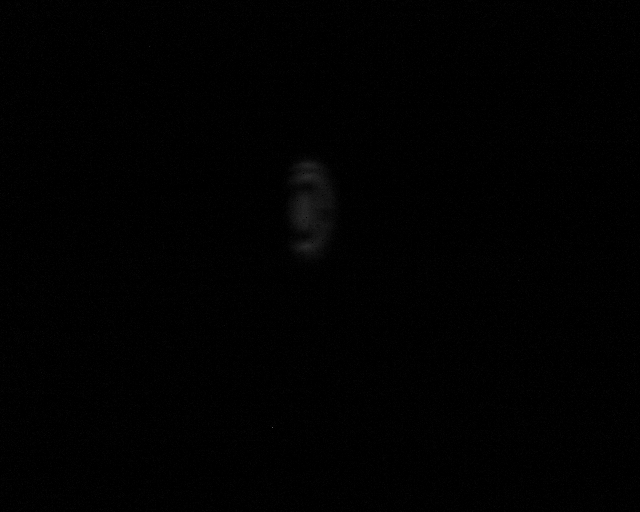
#> input picture MQO/experiment_folder/processed/104_6_FILTER.png, 640 x 512 px; its folder holds 8 pictures in this run; the run also reads 1 picture not shown here
$ jupyter execute --allow-errors Wavelength_calibration.ipynb
#> lines starting #> are read from the running program, lines starting #| are printed output that depends on the picture
[cell 1]
import re
from pathlib import Path
import numpy as np
from PIL import Image

# ==========================================
# НАСТРОЙКИ ПУТЕЙ
# ==========================================
# Корневая папка лабораторной работы
BASE_DIR = Path(r"C:\Users\RedBrean\Documents\MIPT\term2\MQO\experiment_folder")
INPUT_DIR = Path(r"C:\Users\RedBrean\Pictures\RQC\26_06_2026")
# INPUT_DIR = BASE_DIR / "raw_data"
OUTPUT_DIR = BASE_DIR / "processed"


# Создаем выходную директорию, если её нет
OUTPUT_DIR.mkdir(parents=True, exist_ok=True)

# ==========================================
# ФУНКЦИИ ОБРАБОТКИ ИЗОБРАЖЕНИЙ
# ==========================================

# [34 lines left out: functions load_image, combine_images, save_image, not called in this run]


# ==========================================
# ГРУППИРОВКА ФАЙЛОВ
# ==========================================

groups = {}

# Регулярное выражение для поиска даты/времени в названии
timestamp_pattern = re.compile(r"(.+?)_\d{4}-\d{2}-\d{2}T")

for file in INPUT_DIR.glob("*.png"):
    name = file.stem

    if "_NOISE_" in name:
        key = name.split("_NOISE_")[0]
        kind = "noise"
    else:
        match = timestamp_pattern.match(name)
        key = match.group(1) if match else "_".join(name.split("_")[:2])
        kind = "signal"

    groups.setdefault(key, {"signal": [], "noise": []})
    groups[key][kind].append(file)

# ==========================================
# ОСНОВНОЙ ЦИКЛ ОБРАБОТКИ
# ==========================================

print(f"Старт обработки файлов из: {INPUT_DIR}\n" + "-"*50)

for key, data in sorted(groups.items()):
    signal_files = data["signal"]
    noise_files = data["noise"]

    if not signal_files:
        print(f"Предупреждение: Для группы '{key}' нет файлов сигнала. Пропускаем.")
        continue

    print(f"Обработка группы: {key}")
    print(f"  └─ Сигнальных кадров: {len(signal_files)}")
    print(f"  └─ Шумовых кадров (dark frames): {len(noise_files)}")

    # Усредняем медианой для защиты от выбросов
    signal_avg = combine_images(signal_files, method="mean")

    if noise_files:
        noise_avg = combine_images(noise_files, method="mean")
        # Вычитание темнового кадра (шума)
        result = signal_avg - noise_avg
    else:
        result = signal_avg

    # Убираем отрицательные пиксели, которые могли возникнуть при вычитании шума
    result = np.maximum(result, 0)

    # Сохраняем результат
    output_path = OUTPUT_DIR / f"{key}.png"
    save_image(result, output_path)

print("-"*50)
print("Готово! Чистые данные лежат здесь:")
print(OUTPUT_DIR)

[cell 2]
import os
import numpy as np
import pandas as pd
import matplotlib.pyplot as plt
from PIL import Image
import seaborn as sns  # Удобно для красивых графиков с группировкой
from scipy.optimize import curve_fit
from scipy.signal import find_peaks, savgol_filter
from sklearn.metrics import r2_score


class CrystalExperiment:
    """
    Класс отдельного эксперимента.
    Хранит метаданные в виде произвольного словаря, осуществляет калибровку
    и анализ интерференционной картины. Все результаты сохраняются в поля класса.
    """
    C_LIGHT = 299_792_458

    def __init__(self, filter_filename, nofilter_filename, metadata=None, config=None):
        self.filter_filename = filter_filename
        self.nofilter_filename = nofilter_filename

        # Хранилище для любых параметров эксперимента (дистанция, щель, ток и т.д.)
        self.metadata = metadata if metadata is not None else {}

        if config is None:
            config = {
                "left": 250, "right": 370,
                "top": 140, "bottom": 275,
                "target_wavelength": 808.0,
                "output_dir": "analysis_output",
                "stripe_width": 3,
                "savgol_window": 13,
                "savgol_poly": 2,
                "peak_prominence": 0.008,
                "valley_prominence": 0.008,
                "peak_distance": 6,
                "peak_height_min": 0.12
            }
        self.config = config

        self.filter_dir = os.path.join(config["output_dir"], "filter_fits")
        self.nofilter_dir = os.path.join(config["output_dir"], "nofilter_spectra")

        # --- ПОЛЯ КЛАССА ДЛЯ ХРАНЕНИЯ РЕЗУЛЬТАТОВ ---
        # Результаты калибровки (Fit)
        self.alpha = None
        self.beta = None
        self.shift = None
        self.scale = None
        self.r2 = None

        # Массивы данных
        self.img_nf = None
        self.crop_nf = None
        self.spectrum_nf = None
        self.slice_808 = None
        self.smoothed_slice = None

        # Экстремумы и координаты
        self.pixel808 = None
        self.peaks_idx = []
        self.valleys_idx = []
        self.paired_extrema = []
        self.local_visibilities = []

        # Ключевые физические метрики
        self.visibility = 0.0
        self.intensity_max_slice = 0.0
        self.intensity_808_exact = 0.0
        self.intensity_808_avg = 0.0
        self.intensity_total = 0.0

        self.log_line = ""

    @staticmethod
    def _gaussian(w, w0, sig):
        return np.exp(-0.5 * ((w - w0) / sig) ** 2)

    @staticmethod
    def _convert_w_to_l(func, w_range, *params):
        l_range = 2 * np.pi * CrystalExperiment.C_LIGHT / w_range * 1e-3
        y_w = func(w_range, *params)
        y_l = y_w / l_range**2
        y_l /= np.max(y_l)
        return y_l

    @staticmethod
    def _gfit(pix, alpha, beta, shift, scale):
        wavelength = shift + scale * pix
        c_factor = 2 * np.pi * CrystalExperiment.C_LIGHT * 1e-3
        ang_freq = c_factor / wavelength
        l0 = 810
        l_fwhm = 10
        w0 = c_factor / l0
        w_fwhm = c_factor * l_fwhm / (l0**2 - (l_fwhm / 2)**2)
        sig_w = w_fwhm / (2 * np.sqrt(2 * np.log(2)))
        y_l = CrystalExperiment._convert_w_to_l(CrystalExperiment._gaussian, ang_freq, w0, sig_w)
        y_l /= np.max(y_l)
        return beta + alpha * y_l

    def _load_image(self, filename):
#> called with filename = '104_6_FILTER.png'
        img = Image.open(f"processed/{filename}").convert("L")
        img = np.array(img, dtype=float)
#> img: shape (512, 640) float64
        img /= np.max(img)
        return img

    def _get_crop(self, img):
        return img[self.config["top"]:self.config["bottom"], self.config["left"]:self.config["right"]]
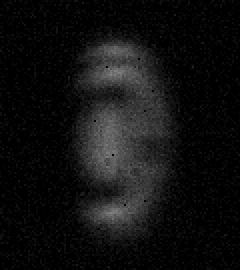
#> returned value: shape (135, 120) float64 (shown 2 times larger); min 0, max 0.506, mean 0.0647

    def _get_meta_string(self):
        """Красивая строка со всеми параметрами для графиков и логов"""
        if not self.metadata:
            return "No Meta"
        return ", ".join([f"{k}: {v}" for k, v in self.metadata.items()])

    def run_calibration(self):
        img = self._load_image(self.filter_filename)
        crop = self._get_crop(img)
        x_pix = np.arange(self.config["left"], self.config["right"])
        y_exp = np.trapezoid(crop, axis=0)
#> y_exp = 120 values, max 29.9 at index 56, min 0.865 at index 107, mean 8.72
        y_exp /= np.max(y_exp)
#> y_exp = 120 values, max 1 at index 56, min 0.0289 at index 107, mean 0.292

        p0 = [1.0, 0.1, 696.5, 0.37]
        popt, _ = curve_fit(self._gfit, x_pix, y_exp, p0=p0, maxfev=10000)
#> popt = [0.944, 0.0347, 709, 0.326]
        y_fit = self._gfit(x_pix, *popt)
#> y_fit = 120 values, max 0.979 at index 59, min 0.0347 at index 0, mean 0.292

        # Сохраняем результаты калибровки в явные поля класса
        self.alpha = popt[0]
#> self.alpha = 0.944
        self.beta = popt[1]
#> self.beta = 0.0347
        self.shift = popt[2]
#> self.shift = 709
        self.scale = popt[3]
#> self.scale = 0.326
        self.r2 = r2_score(y_exp, y_fit)
#> self.r2 = 0.985

        # Временный контекст для отрисовки локального графика калибровки
        self._tmp_calib = {"image": img, "crop": crop, "x_pix": x_pix, "y_exp": y_exp, "y_fit": y_fit}

    def process_nofilter_data(self):
        if self.shift is None or self.scale is None:
            raise ValueError("Калибровка не проведена или завершилась с ошибкой!")

        self.img_nf = self._load_image(self.nofilter_filename)
#> call 2 of _load_image, with filename = '104_6_NOFILTER.png'
#> in _load_image (call 2), `img = np.array(img, dtype=float)`:
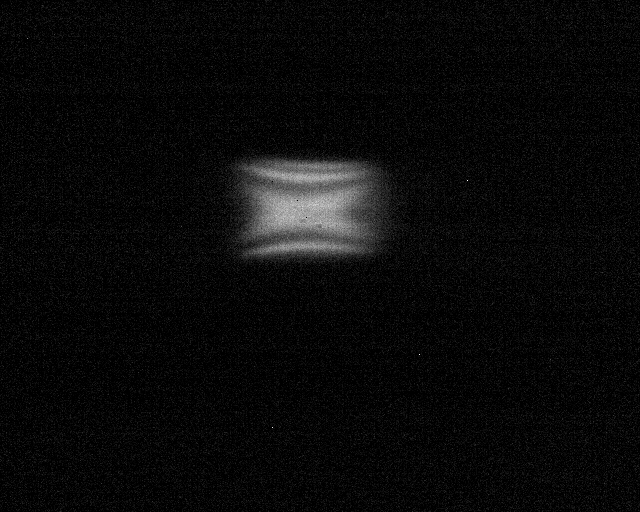
#> img: shape (512, 640) float64; min 0, max 46, mean 1.8; drawn with min black and max white
        self.crop_nf = self._get_crop(self.img_nf)
#> in _get_crop (call 2), `return img[self.config["top"]:self.config["bottom"], self.config["left..`:
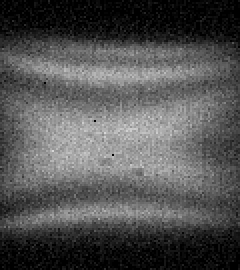
#> returned value: shape (135, 120) float64 (shown 2 times larger); min 0, max 0.848, mean 0.325
        self.spectrum_nf = np.trapezoid(self.crop_nf, axis=0)
#> self.spectrum_nf = 120 values, max 53.71 at index 68, min 22.65 at index 118, mean 43.91

        self.pixel808 = (self.config["target_wavelength"] - self.shift) / self.scale
#> self.pixel808 = 303.5
#> (the rest of the program and of its run is left out)
